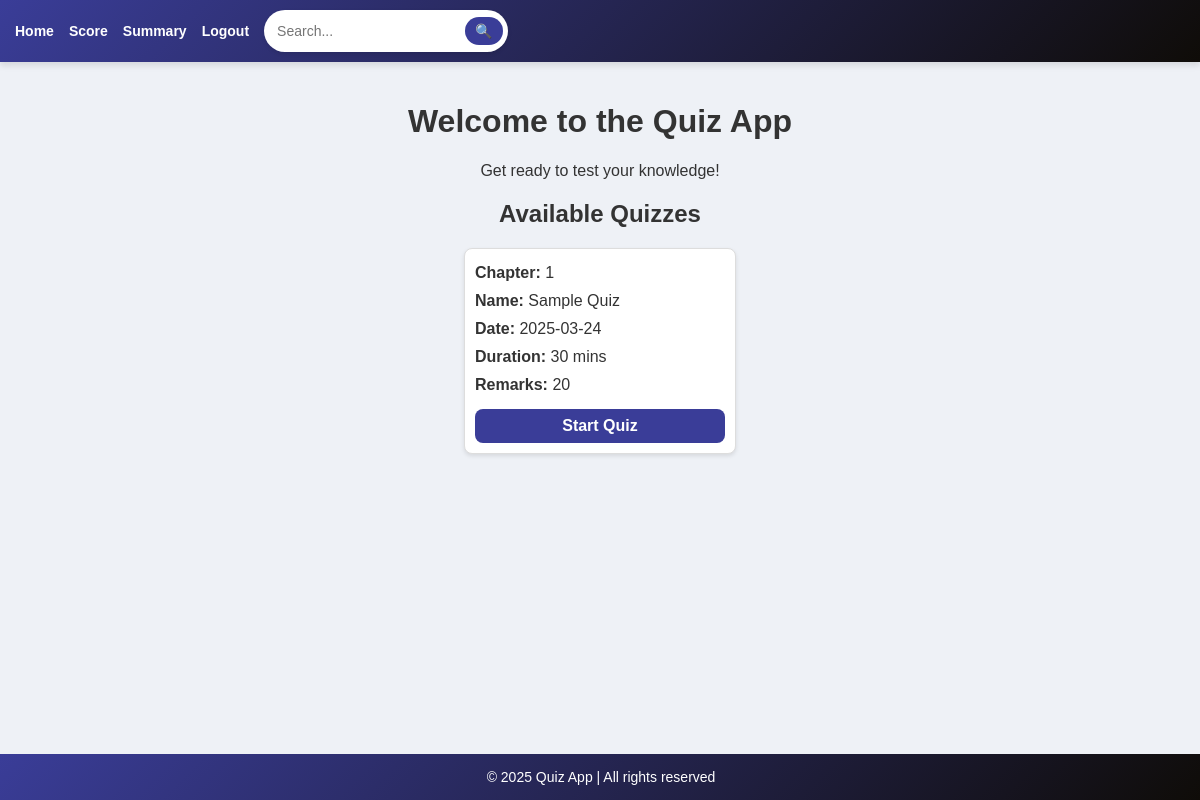
/user_dashboard (signed in), run on an earlier commit of the app's database.
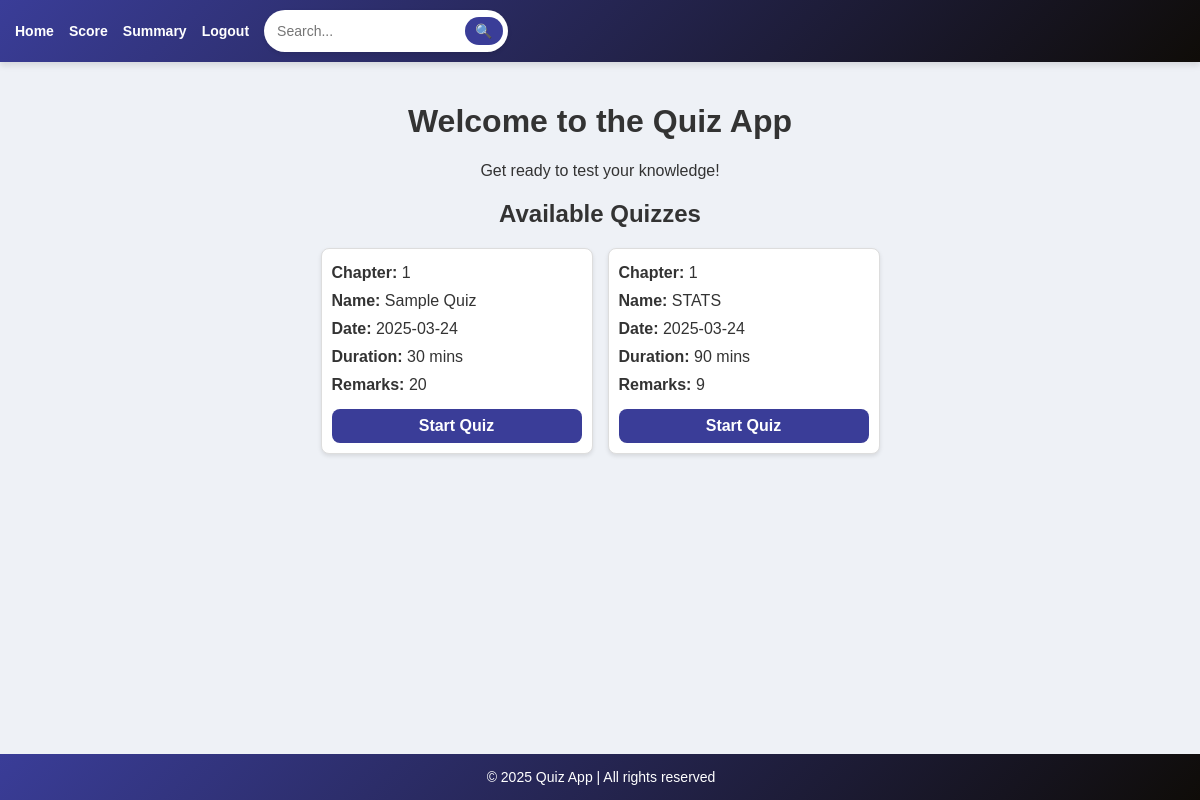
And on a later commit of the database.
### models.py (models this page shows, shortened)
class Quiz(db.Model):
    __tablename__ = 'quiz'
    id = db.Column(db.Integer, primary_key=True)
    chapter_id = db.Column(db.Integer, db.ForeignKey('chapters.id'), nullable=False)
    name = db.Column(db.String(225), unique=True, nullable=False)
    date_of_quiz = db.Column(db.Date, nullable=True)
    time_duration = db.Column(db.Integer, nullable=True)
    remarks = db.Column(db.String(255), nullable=True)
    chapter = db.relationship('Chapter', back_populates='quizzes')
    scores = db.relationship('Score', backref='quiz', lazy=True)

### app.py (the view)
@app.route('/user_dashboard')
@user_required
def user_dashboard():
    quiz = Quiz.query.order_by(Quiz.date_of_quiz).all()
    return render_template('user_dashboard.html', quiz=quiz)

### app.py (called while the page is built)
def user_required(f):
    @wraps(f)
    def decorated_function(*args, **kwargs):
        if "user_id" not in session or session.get('user_role') != 'user':
            flash("Unauthorized access!", "danger")
            return redirect(url_for("login"))
        return f(*args, **kwargs)
    return decorated_function

### templates/user_dashboard.html (shortened to what this page needs)
{% extends 'base1.html' %}
{% block content %}
    <h1 class="text-center">Welcome to the Quiz App</h1>
    <p class="text-center">Get ready to test your knowledge!</p>
    <h2 class="text-center">Available Quizzes</h2>
    <ul class="list-group">
        {% for quiz in quiz %}
        <li class="list-group-item">
            <p><strong>Chapter:</strong> {{ quiz.chapter_id }}</p>
            <p><strong>Name:</strong> {{ quiz.name }}</p>
            <p><strong>Date:</strong> {{ quiz.date_of_quiz }}</p>
            <p><strong>Duration:</strong> {{ quiz.time_duration }} mins</p>
            <p><strong>Remarks:</strong> {{ quiz.remarks }}</p>
            <a href="{{ url_for('take_quiz', quiz_id=quiz.id) }}">Start Quiz</a>
        </li>
        {% else %}
            <li class="list-group-item">No quizzes available at the moment.</li>
        {% endfor %}
    </ul>
{% endblock %}

What changed in the data, as far as the page shows it:
added Quiz: chapter_id "1", name "STATS", date_of_quiz "2025-03-24", time_duration "90", remarks "9"
